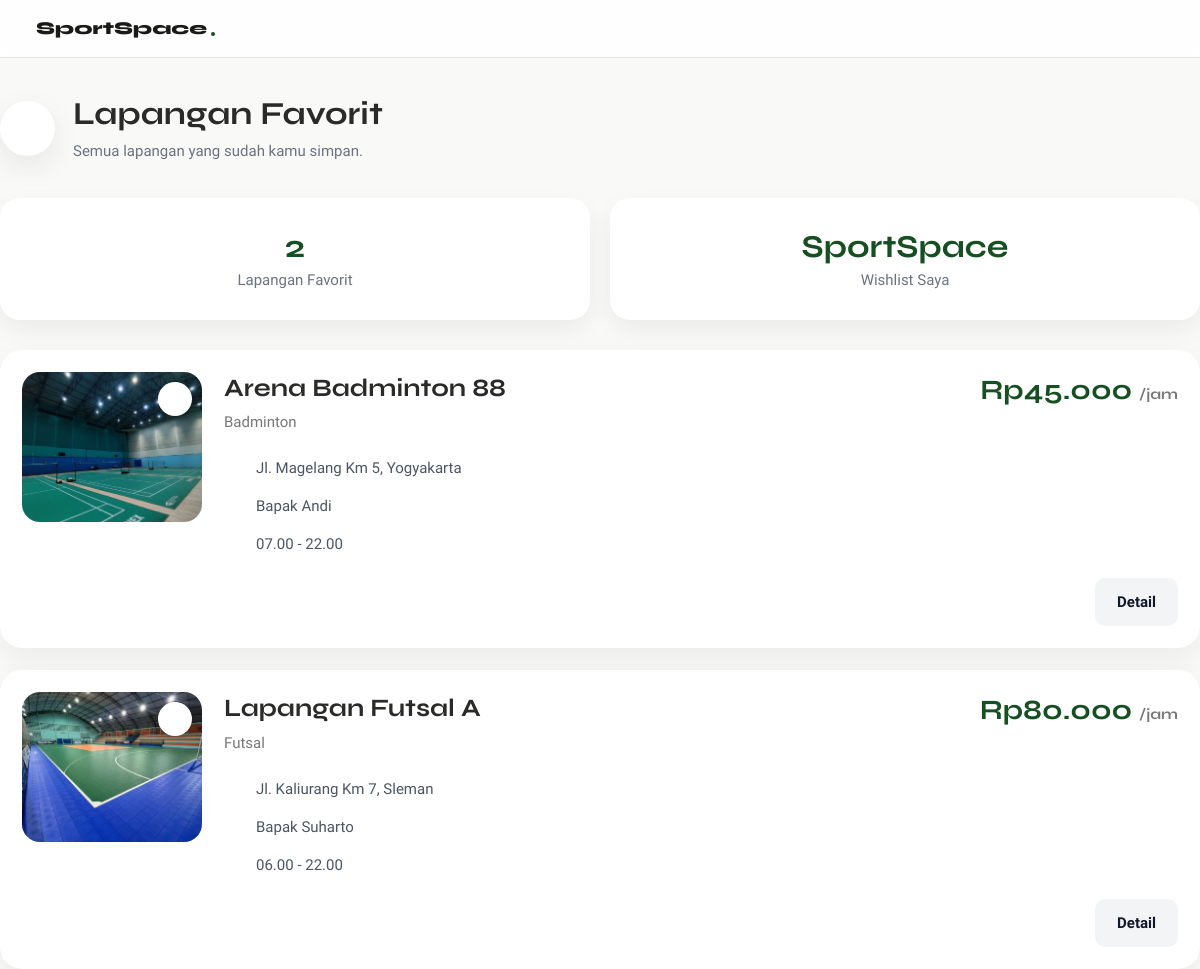
The app's page /favorite.php (signed in) with its own data.
### tables this page shows
CREATE TABLE `favorites` (
  `favorite_id` int(11) NOT NULL,
  `user_id` int(11) NOT NULL,
  `field_id` int(11) NOT NULL,
  `created_at` timestamp NOT NULL DEFAULT current_timestamp()
);

CREATE TABLE `fields` (
  `field_id` int(11) NOT NULL,
  `owner_id` int(11) DEFAULT NULL,
  `nama_lapangan` varchar(100) NOT NULL,
  `jenis` varchar(50) NOT NULL,
  `harga` decimal(10,2) NOT NULL,
  `status` enum('tersedia','penuh') NOT NULL DEFAULT 'tersedia',
  `lokasi` varchar(255) DEFAULT NULL,
  `gambar` varchar(255) DEFAULT NULL,
  `deskripsi` text DEFAULT NULL,
  `owner_name` varchar(100) DEFAULT NULL,
  `owner_phone` varchar(20) DEFAULT NULL,
  `owner_address` varchar(255) DEFAULT NULL,
  `jam_operasional` varchar(50) DEFAULT NULL,
  `kapasitas` int(11) DEFAULT NULL,
  `jenis_lantai` varchar(50) DEFAULT NULL,
  `fasilitas` text DEFAULT NULL,
  `maps_link` text DEFAULT NULL,
  `google_maps_url` text DEFAULT NULL,
  `verifikasi` enum('pending','diterima','ditolak') NOT NULL DEFAULT 'pending',
  `durasi_slot` int(11) NOT NULL DEFAULT 1,
  `hari_libur` text DEFAULT NULL,
  `aktif` enum('aktif','nonaktif') NOT NULL
);

### favorite.php (the view, shortened to what this page needs)
<?php
include 'config.php';
$user_id = $_SESSION['user_id'];
$totalFavorite = mysqli_fetch_assoc(mysqli_query($conn, "
SELECT COUNT(*) total
FROM favorites
WHERE user_id='$user_id'
"))['total'];
$query = mysqli_query($conn, "
SELECT
fav.favorite_id,
f.*
FROM favorites fav
JOIN fields f
ON fav.field_id=f.field_id
WHERE fav.user_id='$user_id'
ORDER BY fav.favorite_id DESC
");
$from = $_GET['from'] ?? 'index';
?>
<!DOCTYPE html>
<html lang="id">
<head>
    <link rel="stylesheet" href="https://cdn.jsdelivr.net/npm/@tabler/icons-webfont@latest/tabler-icons.min.css">
    <link rel="stylesheet" href="https://cdn.jsdelivr.net/npm/@tabler/icons-webfont@3.31.0/dist/tabler-icons.min.css">
    <link rel="stylesheet" href="index.css?v=<?= time(); ?>">
    <link rel="stylesheet" href="favorite.css?v=<?= time(); ?>">
</head>
<body>
    <nav class="navbar">
        <a href="index.php" class="navbar-brand">
            <span>SportSpace</span>
            <div class="dot"></div>
        </a>
    </nav>
    <div class="container">
        <div class="history-header">
            <div class="left-header">
                <?php
                if ($from == "favorite") {
                    $backLink = "favorite.php";
                } elseif ($from == "riwayat") {
                    $backLink = "riwayat.php";
                } else {
                    $backLink = "index.php";
                }
                ?>
                <a href="<?= $backLink ?>" class="back-btn">
                </a>
                <div class="title-area">
                    <h1>Lapangan Favorit</h1>
                    <p>
                        Semua lapangan yang sudah kamu simpan.
                    </p>
                </div>
            </div>
        </div>
        <div class="summary-card">
            <div class="summary-item">
                <h3><?= $totalFavorite ?></h3>
                <span>Lapangan Favorit</span>
            </div>
            <div class="summary-item">
                <h3>SportSpace</h3>
                <span>Wishlist Saya</span>
            </div>
        </div>
        <div class="favorite-list">
            <?php
            if (mysqli_num_rows($query) == 0) {
                ?>
                <div class="empty">
                    <i class="ti ti-heart-off"></i>
                    <h2>
                        Belum Ada Favorit
                    </h2>
                    <p>
                        Tambahkan lapangan favoritmu.
                    </p>
                    <a href="index.php">
                        Cari Lapangan
                    </a>
                </div>
                <?php
            } else {
                while ($row = mysqli_fetch_assoc($query)) {
                    ?>
                    <div class="favorite-card" data-name="<?= strtolower($row['nama_lapangan']); ?>">
                        <div class="favorite-image">
                            <img src="uploads/fields/<?= $row['gambar']; ?>" alt="<?= $row['nama_lapangan']; ?>">
                            <button class="love active" data-id="<?= $row['field_id']; ?>">
                            </button>
                        </div>
                        <div class="favorite-content">
                            <div class="favorite-top">
                                <div>
                                    <h2><?= $row['nama_lapangan']; ?></h2>
                                    <span><?= $row['jenis']; ?></span>
                                </div>
                                <h3>
                                    Rp<?= number_format($row['harga'], 0, ',', '.'); ?>
                                    <small>/jam</small>
                                </h3>
                            </div>
                            <div class="favorite-info">
                                <div>
                                    <?= $row['lokasi']; ?>
                                </div>
                                <div>
                                    <?= $row['owner_name']; ?>
                                </div>
                                <div>
                                    <?= $row['jam_operasional']; ?>
                                </div>
                            </div>
                            <div class="favorite-action">
                                <a href="detail.php?id=<?= $row['field_id']; ?>&from=favorite" class="btn-detail">
                                    Detail
                                </a>
                            </div>
                        </div>
                    </div>
                    <?php
                }
            }
            ?>
        </div>
    </div>
</body>
</html>

### index.css (style rules this page uses)
:root { --green: #164f21; --green-light: #bceab8; --green-mid: #1f9b32; --amber: #BA7517; --amber-light: #FAEEDA; --red: #C0392B; --red-light: #FDECEA; --blue-light: #E6F1FB; --blue: #185FA5; --gray-50: #F9F9F8; --gray-100: #F2F2F0; --gray-200: #E5E5E2; --gray-300: #D1D0CC; --gray-400: #9C9A92; --gray-600: #5C5B56; --gray-800: #2A2A28; --gray-900: #1A1A18; --white: #FFFFFF; --black: #000000; --radius-sm: 6px; --radius-md: 10px; --radius-lg: 16px; --radius-xl: 24px; --shadow-sm: 0 1px 3px rgba(0, 0, 0, .06), 0 1px 2px rgba(0, 0, 0, .04); --shadow-md: 0 4px 12px rgba(0, 0, 0, .08), 0 2px 4px rgba(0, 0, 0, .04); --shadow-lg: 0 10px 30px rgba(0, 0, 0, .10), 0 4px 8px rgba(0, 0, 0, .04); }
*, *::before, *::after { box-sizing: border-box; margin: 0; padding: 0; }
body { font-family: 'Plus Jakarta Sans', sans-serif; background: var(--gray-50); color: var(--gray-800); line-height: 1.6; font-size: 15px; }
h1, h2, h3 { font-family: 'Syne', sans-serif; line-height: 1.3; }
a { text-decoration: none; color: inherit; }
.navbar { position: sticky; top: 0; z-index: 100; display: flex; align-items: center; justify-content: space-between; padding: 14px 32px; background: rgba(255, 255, 255, 0.85); backdrop-filter: blur(5px); border-bottom: 1px solid var(--gray-200); }
.navbar-brand { display: flex; align-items: center; gap: 4px; font-family: 'Syne', sans-serif; font-size: 18px; font-weight: 800; color: var(--gray-900); }
.navbar-brand .dot { width: 4px; height: 4px; background: var(--green); border-radius: 100%; transform: translateY(6px); }

### favorite.css (style rules this page uses)
body { font-family: 'Plus Jakarta Sans', sans-serif; }
.navbar { position: sticky; top: 0; z-index: 100; display: flex; align-items: center; justify-content: space-between; padding: 14px 32px; background: rgba(255, 255, 255, 0.85); backdrop-filter: blur(5px); border-bottom: 1px solid var(--gray-200); }
.history-header { display: flex; justify-content: space-between; align-items: center; margin: 35px 0; }
.left-header { display: flex; align-items: center; gap: 18px; }
.back-btn { width: 55px; height: 55px; border-radius: 50%; background: #fff; display: flex; justify-content: center; align-items: center; text-decoration: none; color: #164f21; box-shadow: 0 10px 30px rgba(0, 0, 0, .08); transition: .25s; }
.title-area h1 { font-size: 32px; margin-bottom: 5px; }
.title-area p { color: #6b7280; }
.summary-card { display: grid; grid-template-columns: repeat(2, 1fr); gap: 20px; margin: 30px 0; }
.summary-item { background: #fff; border-radius: 20px; padding: 28px; text-align: center; box-shadow: 0 10px 25px rgba(0, 0, 0, .06); }
.summary-item h3 { font-size: 32px; color: #164f21; }
.summary-item span { color: #6b7280; }
.favorite-list { display: flex; flex-direction: column; gap: 22px; }
.favorite-card { display: flex; gap: 22px; background: #fff; border-radius: 22px; padding: 22px; box-shadow: 0 10px 30px rgba(0, 0, 0, .06); transition: .3s; }
.favorite-image { width: 180px; height: 150px; position: relative; flex-shrink: 0; }
.favorite-image img { width: 100%; height: 100%; object-fit: cover; border-radius: 18px; }
.love { position: absolute; top: 10px; right: 10px; width: 34px; height: 34px; border: none; border-radius: 50%; background: #fff; display: flex; align-items: center; justify-content: center; cursor: pointer; box-shadow: 0 6px 15px rgba(0, 0, 0, .15); transition: .25s; }
.favorite-content { flex: 1; display: flex; flex-direction: column; }
.favorite-top { display: flex; justify-content: space-between; align-items: flex-start; }
.favorite-top h2 { font-size: 25px; margin-bottom: 6px; }
.favorite-top span { color: #777; }
.favorite-top h3 { color: #164f21; font-size: 28px; }
.favorite-top small { font-size: 15px; color: #777; }
.favorite-info { display: flex; flex-direction: column; gap: 14px; margin: 22px 0; }
.favorite-info div { display: flex; align-items: center; gap: 10px; font-size: 15px; color: #4b5563; }
.favorite-action { margin-top: auto; display: flex; justify-content: flex-end; gap: 12px; }
.btn-detail { background: #f3f4f6; color: #111827; padding: 12px 22px; border-radius: 10px; text-decoration: none; font-weight: 700; }

### records on screen
favorites: field.gambar (picture), field.nama_lapangan "Arena Badminton 88", field.jenis "Badminton", field.harga "45.000", field.lokasi "Jl. Magelang Km 5, Yogyakarta", field.owner_name "Bapak Andi", field.jam_operasional "07.00 - 22.00"
favorites: field.gambar (picture), field.nama_lapangan "Lapangan Futsal A", field.jenis "Futsal", field.harga "80.000", field.lokasi "Jl. Kaliurang Km 7, Sleman", field.owner_name "Bapak Suharto", field.jam_operasional "06.00 - 22.00"

### other values on screen
$totalFavorite "2"
